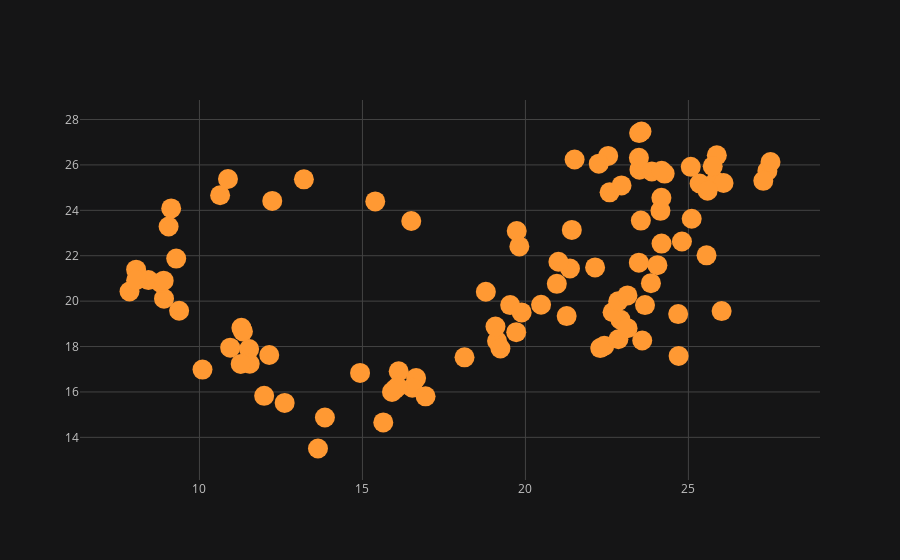

Notebook code for this chart:
### Code cell
#Scatter plot
df.iplot(x='A',y='B',mode='markers',size=20)
